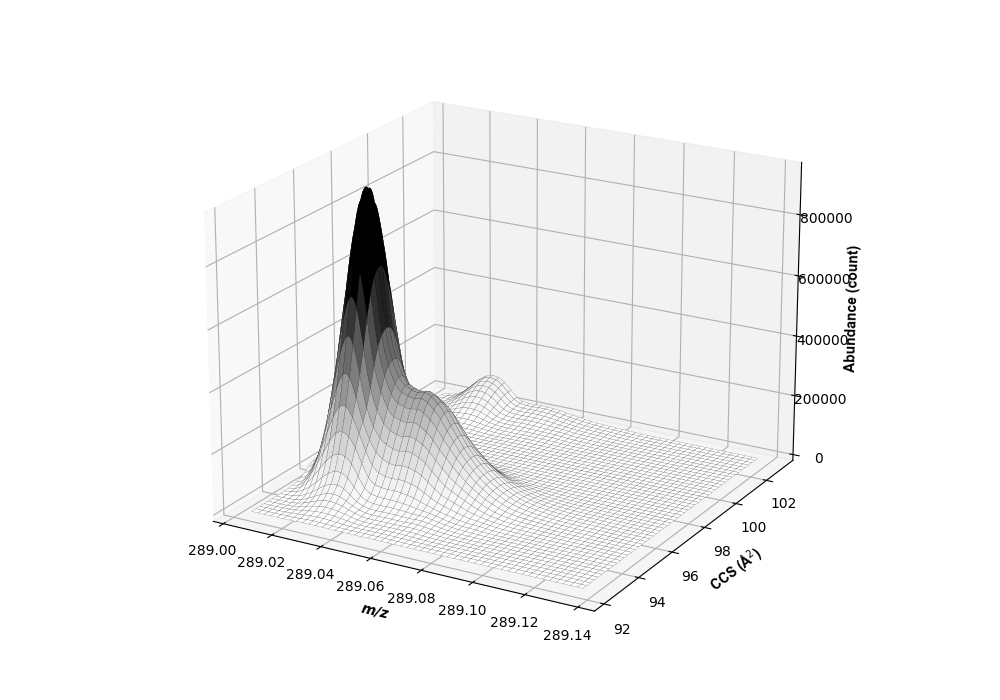

The Python source for this figure:
import pandas as pd
import matplotlib.pyplot as plt
import numpy as np
from scipy.interpolate import griddata
from scipy.ndimage import gaussian_filter

# Load and clean data
file_path = r"presentations\smearing_raw_data.csv"
df = pd.read_csv(file_path)
df = df[["Mass", "Drift", "Abundance"]].dropna()

# Extract data
x = df["Mass"].values
y = df["Drift"].values
z = df["Abundance"].values

# Create fine grid
xi = np.linspace(x.min(), x.max(), 300)
yi = np.linspace(y.min(), y.max(), 300)
X, Y = np.meshgrid(xi, yi)

# Interpolate using 'linear' or 'cubic' (smoother)
Z = griddata((x, y), z, (X, Y), method="linear")

# Replace any NaNs with 0 for plotting
Z = np.nan_to_num(Z)
Z = gaussian_filter(Z, sigma=7)

# Plot
fig = plt.figure(figsize=(10, 7))
ax = fig.add_subplot(111, projection="3d")
surf = ax.plot_surface(
    X,
    Y,
    Z,
    cmap="Greys",
    edgecolor="k",
    linewidth=0.1,
    antialiased=True,
    vmin=Z.min(),  # Lower threshold (darken more of the surface)
    vmax=np.percentile(Z, 99),  # Compress upper range to enhance contrast
)

# Axis labeling
ax.set_xlabel(
    r"$\mathbfit{m/z}$",
    fontsize=10,
    fontfamily="Arial",
    fontweight="bold",
)
ax.set_ylabel(
    r"CCS (Å$^2$)",
    fontsize=10,
    fontfamily="Arial",
    fontweight="bold",
)
ax.set_zlabel(
    "Abundance (count)",
    fontsize=10,
    fontfamily="Arial",
    fontweight="bold",
)

plt.tight_layout()
plt.show()
